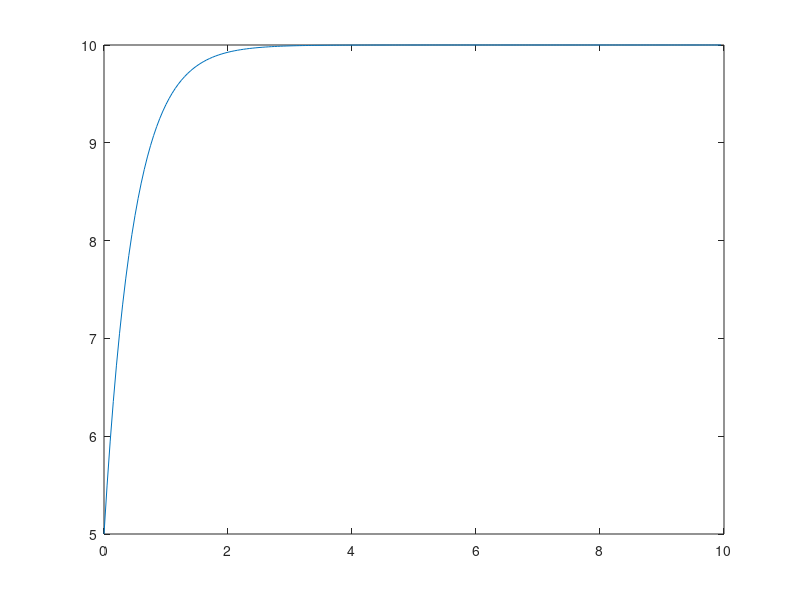

This chart was generated by the following MATLAB code:
% example equation: dx/dt = a - bx
a = 20;
b = 2;
c = 5;

dt = 0.05;
tlast = 10;

iterations = round(tlast/dt);
xall = zeros(iterations, 1);

time = dt * (0:iterations - 1)';
x = c; % initial condition
for i = 1:iterations
    xall(i) = x;
    dxdt = a - b*x; 
    x = x + dxdt*dt; % Update the next time step
end

figure
plot(time, xall)